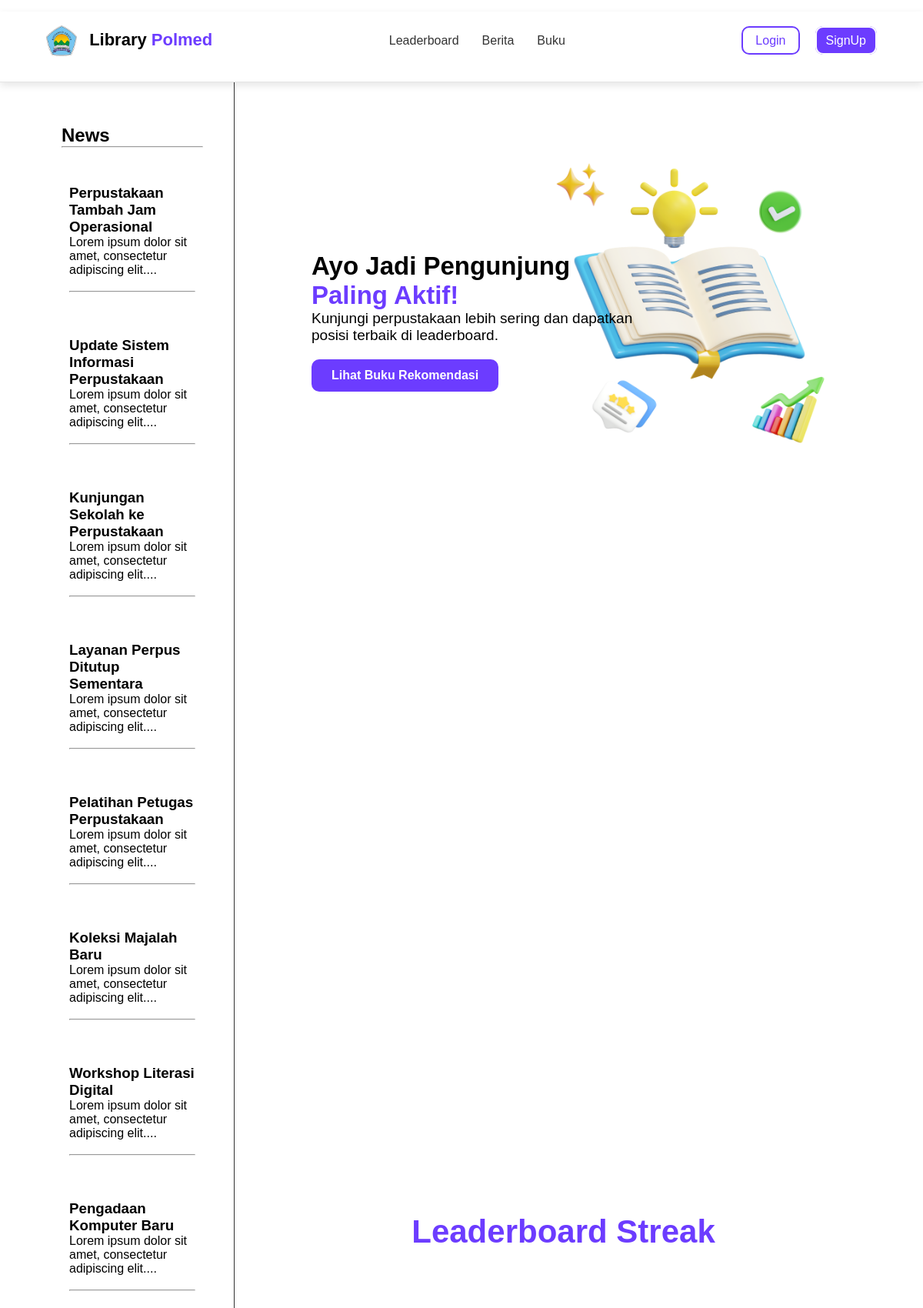
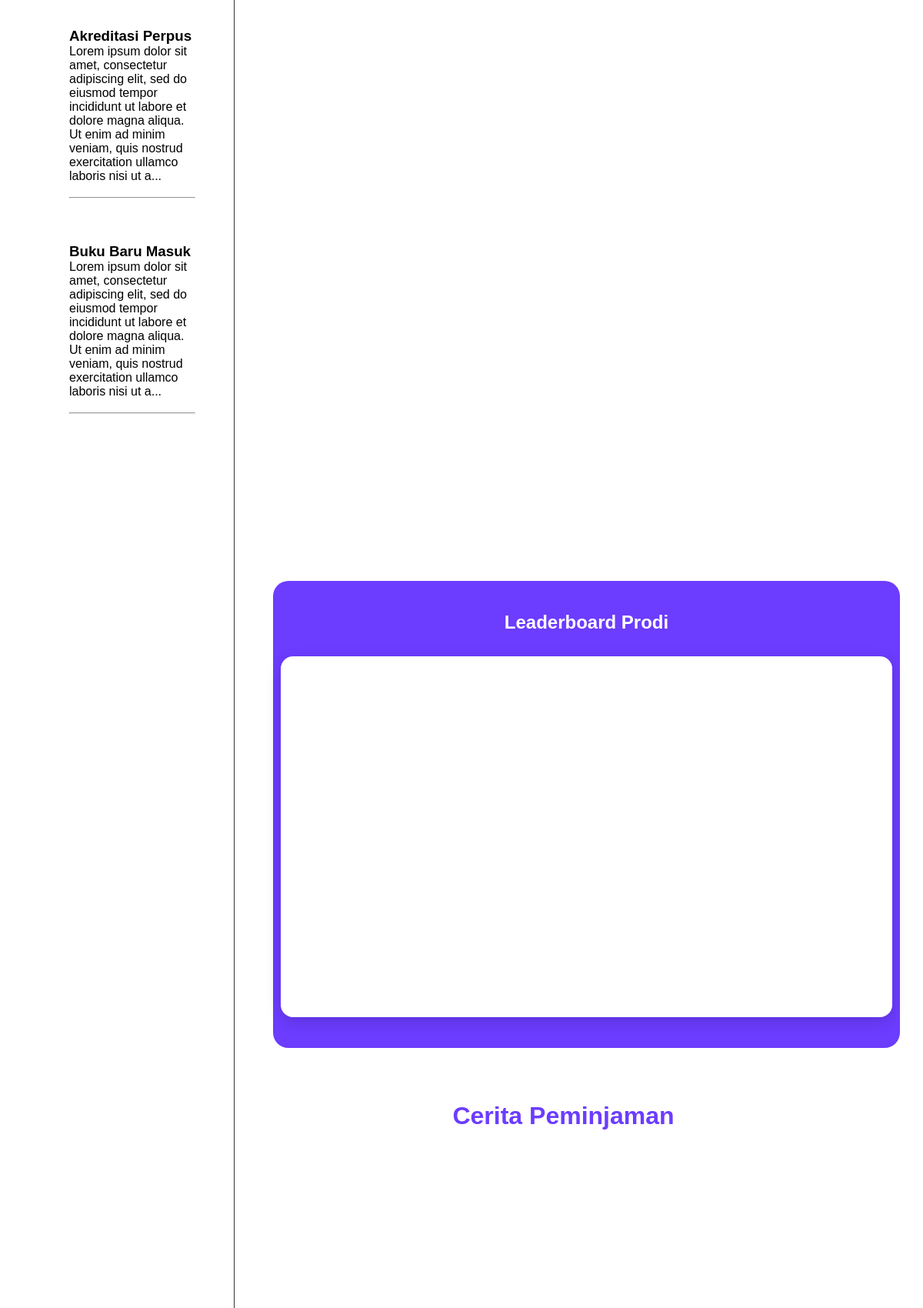
The page / (upper part) on the database its author committed (2 pictures, top to bottom).
### tables this page shows
CREATE TABLE `berita` (
  `berita_id` int(11) NOT NULL,
  `petugas_id` int(7) DEFAULT NULL,
  `judul_berita` varchar(250) NOT NULL,
  `gambar_berita` varchar(150) DEFAULT NULL,
  `isi_berita` text NOT NULL,
  `tanggal_publish` datetime DEFAULT CURRENT_TIMESTAMP
);

### function.php (called while the page is built, shortened)
<?php
function news($conn)
{
    $sql = "SELECT * FROM berita ORDER BY berita_id DESC";
    $result = mysqli_query($conn, $sql);
    return $result;
}

### index.php (the view, shortened to what this page needs)
<!DOCTYPE html>
<html lang="en">
<head>
  <?php require 'conn.php';
  require_once 'function.php';
  ?>
  <link rel="stylesheet" href="style1.css">
  <link rel="stylesheet" href="https://cdn.jsdelivr.net/npm/bootstrap-icons@1.13.1/font/bootstrap-icons.min.css">
  <link rel="stylesheet" href="https://cdnjs.cloudflare.com/ajax/libs/font-awesome/6.0.0-beta3/css/all.min.css">
  <link rel="stylesheet" href="profile_modal.css">
</head>
<body>
  <nav>
    <div class="container">
      <div class="navbar">
        <div class="logo">
          <img src="GAMBAR/POLMED.png" alt="">
          Library <span>Polmed</span>
        </div>
        <div class="menu">
          <a href="index.php#leaderboard">Leaderboard</a>
          <a href="index.php#kiri">Berita</a>
          <a href="index.php#bukurekomen">Buku</a>
        </div>
        <div class="tombol">
          <?php
          if (empty($_SESSION['id_user'])) {
          ?>
            <div class="login-btn">
              <a href="login.php" class="btn">Login</a>
            </div>
            <div class="sign-up"><a href="sign-up.php">SignUp</a></div>
          <?php
          }
          ?>
        </div>
      </div>
    </div>
  </nav>
  <div class="layout">
    <section id="kiri">
      <div class="berita">
        <h1>News</h1>
        <hr>
        <div class="news-scroll-wrapper">
          <?php
          require_once 'function.php';
          $list_berita = news($conn);
          while ($berita = mysqli_fetch_assoc($list_berita)) {
          ?>
            <div class="berita1">
              <a href="berita.php?id_berita=<?php echo $berita['berita_id']; ?>">
                <h3><?php echo $berita['judul_berita']; ?></h3>
              </a>
              <p><?php echo substr($berita['isi_berita'], 0, 200) . '...'; ?></p>
              <br>
              <hr>
            </div>
          <?php
          }
          ?>
        </div>
      </div>
    </section>
    <div class="kanan">
      <section id="hero">
        <div class="hero">
          <div class="headline">
            <h1>Ayo Jadi Pengunjung <br><span>Paling Aktif! </span></h1>
            <p>Kunjungi perpustakaan lebih sering dan dapatkan <br>posisi terbaik di leaderboard.</p>
            <a href="#bukurekomen" class="cta-btn">Lihat Buku Rekomendasi</a>
          </div>
          <img src="GAMBAR/hero.png" alt="">
        </div>
      </section>
        <?php
        require_once 'function.php';
        ?>
      <section id="leaderboard">
        <h1 class="leader-title">Leaderboard Streak</h1>
        <div class="leaderboard-container">
          <?php
          require_once 'function.php';
          ?>
        </div>
      </section>
      <section id="leaderboardprodi">
        <h1>Leaderboard Prodi</h1>
        <div class="board">
        </div>
      </section>
      <section id="testimoni">
        <h2 class="title-testimoni">Cerita Peminjaman</h2>
        <div class="testimonial-wrapper">
        </div>
      </section>
    </div>
  </div>
</body>
</html>

### style1.css (style rules this page uses)
* { margin: 0; font-family: "Poppins", sans-serif; }
html { scroll-behavior: smooth; overflow-x: hidden; }
body { opacity: 0; animation: fadeIn 0.5s ease-in forwards; }
#bukurekomen, #leaderboard, #leaderboardprodi, #testimoni, #mitra { scroll-margin-top: 100px; }
.container { width: 90%; max-width: 1200px; margin: 15px auto; }
nav { background: #fff; border-bottom: 1px solid #e5e5e5; position: sticky; top: 0; z-index: 1000; box-shadow: 0 4px 10px rgba(0, 0, 0, 0.1); }
.navbar { padding: 18px 0; display: flex; justify-content: space-between; align-items: center; }
.logo { font-size: 22px; font-weight: bold; }
.logo span { color: #6c3cff; }
.logo img { width: 40px; height: 40px; margin-right: 10px; vertical-align: middle; }
.menu { display: flex; gap: 30px; }
.menu a { text-decoration: none; color: #333; font-size: 16px; font-weight: 500; }
.tombol { display: flex; gap: 20px; }
.tombol a { color: #6c3cff; border: 2px solid #6c3cff; border-radius: 10px; padding: 8px 16px; text-decoration: none; }
.sign-up a { background: #6c3cff; color: #fff; padding: 8px 12px; border: 2px solid #fff; }
.layout { display: flex; margin: 0 70px; gap: 30px; }
#kiri { width: 25%; background: #fff; padding: 25px 30px 0 0; border-right: 1px solid #333; }
.kanan { width: 75%; display: flex; flex-direction: column; gap: 10px; }
.berita, .berita1, .berita2 { margin-top: 20px; padding: 10px; }
.berita1 a, .berita2 a, .beritakecil1 a, .beritakecil2 a { color: #000; text-decoration: none; }
#hero { padding: 30px; height: 500px; margin: 170px 0 50px; position: relative; }
.headline { color: #000; font-size: 22px; margin: 20px 0 20px 40px; opacity: 0; transform: translateX(-20px); animation: slideIn 1s ease-out forwards; animation-delay: 0.3s; }
.headline p { font-size: 19px; }
.headline span { color: #6c3cff; }
.hero img { width: 60%; position: absolute; right: 0; top: 0; margin-top: -180px; animation: float 3s ease-in-out infinite; z-index: -1; }
.cta-btn { display: inline-block; background: #6c3cff; color: #fff; padding: 12px 26px; border-radius: 10px; text-decoration: none; font-size: 16px; font-weight: 600; margin-top: 20px; transition: 0.3s; }
#leaderboard { margin-top: 30px; padding: 80px 0; text-align: center; }
.leader-title { font-size: 42px; font-weight: 800; color: #6c3cff; margin-bottom: 50px; }
.leaderboard-container { display: flex; justify-content: center; align-content: center; gap: 40px; flex-wrap: wrap; align-items: flex-end; }
#leaderboardprodi { background: #6c3cff; width: 100%; padding: 40px 10px; border-radius: 20px; color: white; margin-left: 20px; display: flex; flex-direction: column; align-items: center; }
#leaderboardprodi h1 { margin-bottom: 30px; }
.board { width: 100%; max-width: 900px; background: #fff; color: #000; border-radius: 16px; padding: 20px 0; box-shadow: 0 6px 20px rgba(0, 0, 0, 0.15); }
#testimoni { padding: 60px 0; background: #ffffff; display: flex; flex-direction: column; align-items: center; }
.title-testimoni { font-size: 32px; font-weight: 700; color: #6c3cff; margin-bottom: 40px; }
.testimonial-wrapper { display: flex; flex-direction: column; gap: 30px; width: 85%; max-width: 900px; }

### rows shown on the page
berita: judul_berita "Perpustakaan Tambah Jam Operasional", isi_berita "Lorem ipsum dolor sit amet, consectetur adipiscing elit."
berita: judul_berita "Update Sistem Informasi Perpustakaan", isi_berita "Lorem ipsum dolor sit amet, consectetur adipiscing elit."
berita: judul_berita "Kunjungan Sekolah ke Perpustakaan", isi_berita "Lorem ipsum dolor sit amet, consectetur adipiscing elit."
berita: judul_berita "Layanan Perpus Ditutup Sementara", isi_berita "Lorem ipsum dolor sit amet, consectetur adipiscing elit."
berita: judul_berita "Pelatihan Petugas Perpustakaan", isi_berita "Lorem ipsum dolor sit amet, consectetur adipiscing elit."
berita: judul_berita "Koleksi Majalah Baru", isi_berita "Lorem ipsum dolor sit amet, consectetur adipiscing elit."
berita: judul_berita "Workshop Literasi Digital", isi_berita "Lorem ipsum dolor sit amet, consectetur adipiscing elit."
berita: judul_berita "Pengadaan Komputer Baru", isi_berita "Lorem ipsum dolor sit amet, consectetur adipiscing elit."
berita: judul_berita "Akreditasi Perpus", isi_berita "Lorem ipsum dolor sit amet, consectetur adipiscing elit, sed do eiusmod tempor incididunt ut labore et dolore magna aliqua. Ut enim ad minim veniam, quis nostrud exercitation ullamco laboris nisi ut a"
berita: judul_berita "Buku Baru Masuk", isi_berita "Lorem ipsum dolor sit amet, consectetur adipiscing elit, sed do eiusmod tempor incididunt ut labore et dolore magna aliqua. Ut enim ad minim veniam, quis nostrud exercitation ullamco laboris nisi ut a"
